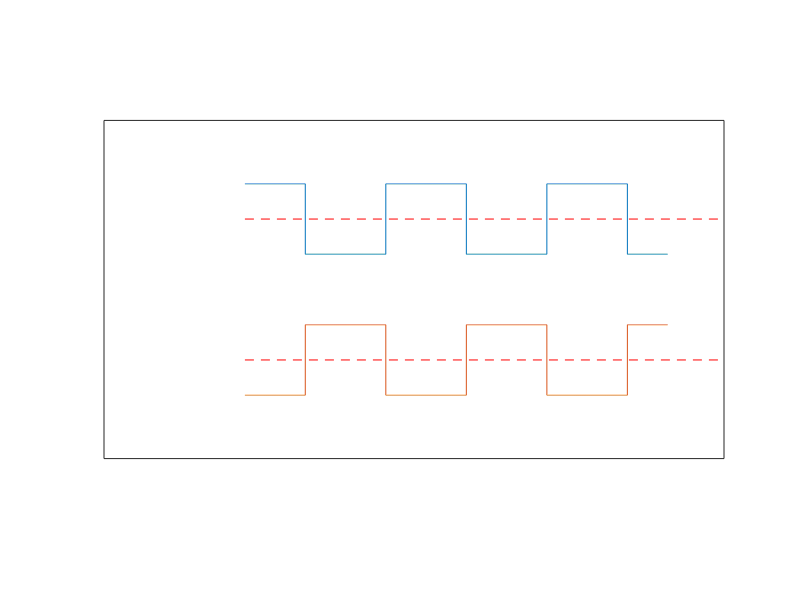

Write the MATLAB code that produced this figure.
%% Script to ilustrate delta/sigma button gain

close all;
clear all;

t = -0.5:0.0001:1;

al = 0.25;
aw = 0.125*square(2*pi*3.5/2*t)+al;

cl = -0.25;
cw = 0.125*square(2*pi*3.5/2*t+pi)+cl;

plot(t,aw,t,cw,[t(1) t(end)*1.2],[al al],'r--',[t(1) t(end)*1.2],[cl cl],'r--')
axis equal
axis([-1 1.2 -0.6 0.6])
set(gca,'xtick',[],'ytick',[])
